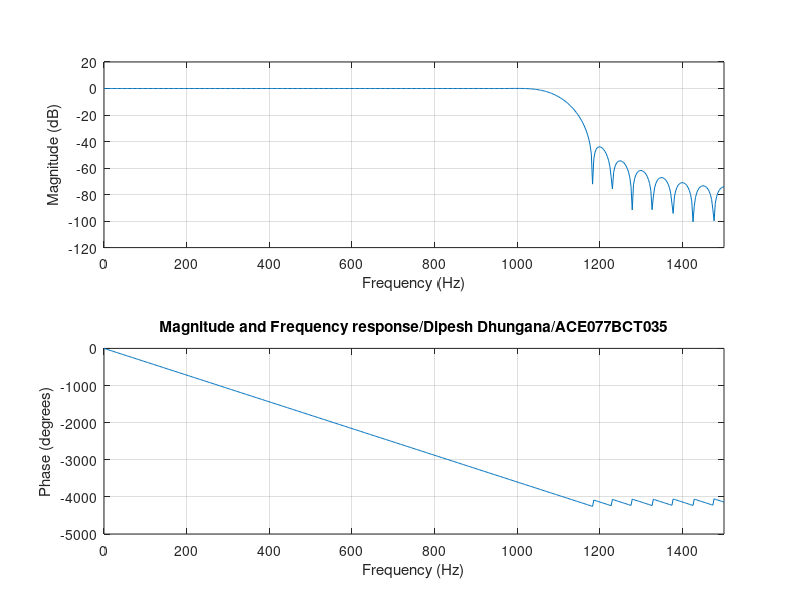

Recreate this plot in MATLAB.
clc;
close all;
clear all;
fp= 1000;%passband freq;
fs=1200;%stopband freq;
rs=45%;%stopband attenu;
rp=2; %passband attenu;
f=3000;%sampling freq;
num=-20*log(sqrt(rp*rs))-13;
dem=14.6*(fp-fs)/f;
n=ceil(num/dem)
n=abs(n);
wp=2*fp/f;
ws=2*fs/f;
wn=(wp+ws)/2;
if(rem(n,2)==0)
    m=n+1;
else
    m=n;
    n=n-1;
end
w=hann(m);
b=fir1(n,wn,'low',w);
freqz(b,1,500,3000);
title('Magnitude and Frequency response/Dipesh Dhungana/ACE077BCT035')